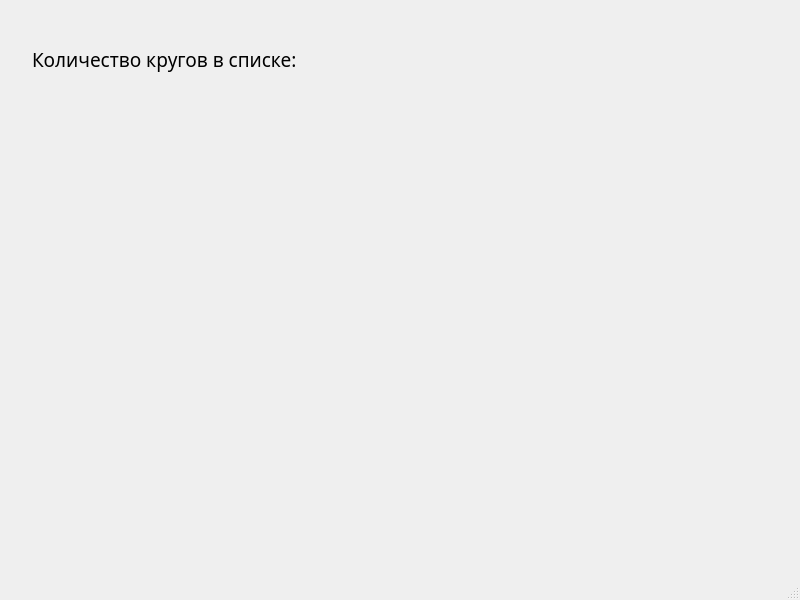
<?xml version="1.0" encoding="UTF-8"?>
<ui version="4.0">
 <class>MainWindow</class>
 <widget class="QMainWindow" name="MainWindow">
  <property name="geometry">
   <rect>
    <x>0</x>
    <y>0</y>
    <width>800</width>
    <height>600</height>
   </rect>
  </property>
  <property name="windowTitle">
   <string>MainWindow</string>
  </property>
  <widget class="QWidget" name="centralwidget">
   <widget class="QWidget" name="widget" native="true">
    <property name="geometry">
     <rect>
      <x>20</x>
      <y>10</y>
      <width>761</width>
      <height>91</height>
     </rect>
    </property>
    <widget class="QWidget" name="layoutWidget">
     <property name="geometry">
      <rect>
       <x>12</x>
       <y>11</y>
       <width>741</width>
       <height>76</height>
      </rect>
     </property>
     <layout class="QHBoxLayout" name="horizontalLayout">
      <item>
       <widget class="QLabel" name="label_2">
        <property name="font">
         <font>
          <family>Source Code Pro</family>
          <pointsize>14</pointsize>
         </font>
        </property>
        <property name="text">
         <string>Количество кругов в списке: </string>
        </property>
       </widget>
      </item>
      <item>
       <widget class="QLabel" name="counter">
        <property name="font">
         <font>
          <family>Source Code Pro</family>
          <pointsize>14</pointsize>
         </font>
        </property>
        <property name="text">
         <string/>
        </property>
       </widget>
      </item>
      <item>
       <spacer name="horizontalSpacer">
        <property name="orientation">
         <enum>Qt::Horizontal</enum>
        </property>
        <property name="sizeHint" stdset="0">
         <size>
          <width>40</width>
          <height>20</height>
         </size>
        </property>
       </spacer>
      </item>
     </layout>
    </widget>
   </widget>
  </widget>
  <widget class="QMenuBar" name="menubar">
   <property name="geometry">
    <rect>
     <x>0</x>
     <y>0</y>
     <width>800</width>
     <height>21</height>
    </rect>
   </property>
  </widget>
  <widget class="QStatusBar" name="statusbar"/>
 </widget>
 <resources/>
 <connections/>
</ui>
